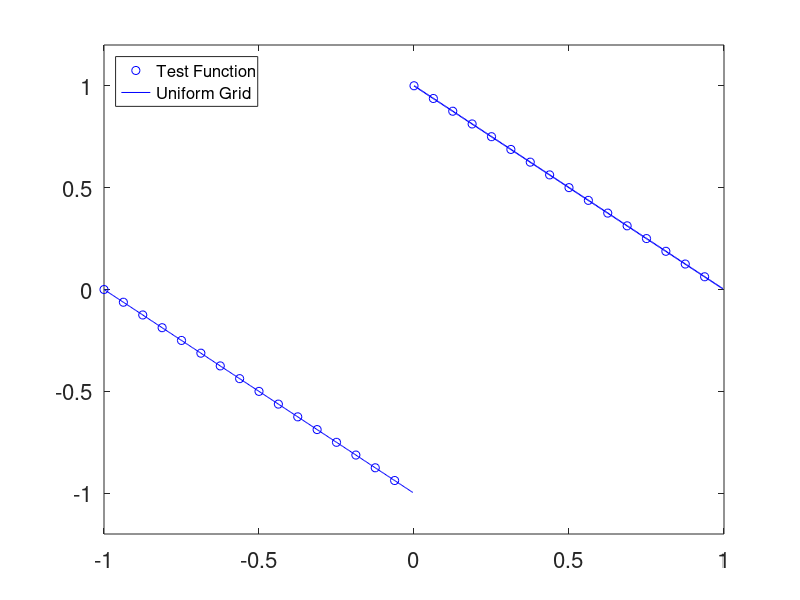
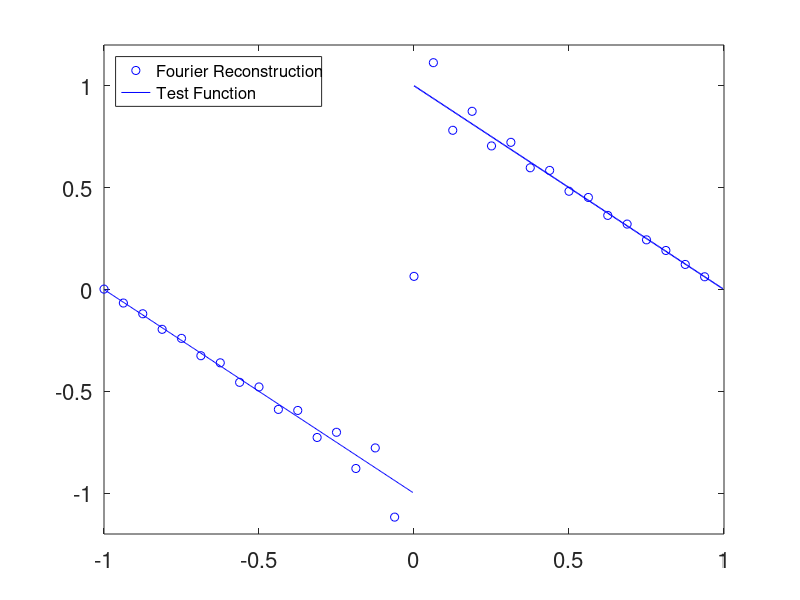
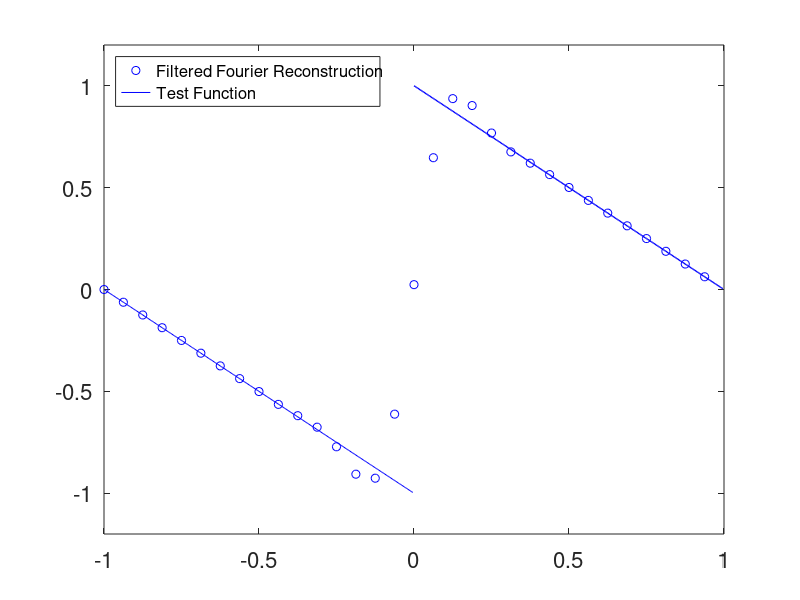

These figures' MATLAB source, in order:
clear all; 
close all; 
clc;


n = 32;
mres = 16;          % Number of sub-sampling total = n*mres


 
%% Creates Uniform Grid for Reconstruction
k = -n/2:n/2; k=k';
j=0:n-1;
x=-1+j/(n/2);
fx=zeros(n,1); 



for j=1:n
    if x(j)<0
        fx(j)=-x(j)-1;
    else if x(j)>=0
            fx(j)=-x(j)+1;
        end
    end
end



f_hat=zeros(n+1,1);

%Define Partition
j=0:mres*n-1;
quadx=-1+j/(mres*n/2);
f_quadx=zeros(mres*n,1);   
h=quadx(2)-quadx(1);    %delta x
for j=1:mres*n
    if quadx(j)<0
        f_quadx(j)=-quadx(j)-1;
    else if quadx(j)>=0
            f_quadx(j)=-quadx(j)+1;
        end
    end
end

for i=1:n+1
    f_hat(i)=0;
    for j=1:mres*n
        f_hat(i)=f_hat(i)+f_quadx(j)*exp(-1i*k(i)*pi*quadx(j))*h;
    end
end
f_hat=.5*f_hat;

S_n=zeros(n,n+1);
for i=1:n
    for j=1:n+1
        S_n(i,j)=exp(1i*k(j)*pi*x(i));
    end
end


alpha=32;
p=4;
G=zeros(n,n+1);
for i=1:n+1
    for j=1:n
        G(j,i)= exp(-alpha*(abs(k(i)/(n/2))).^p);
    end
end
F=G.*S_n;
f_filter=F*f_hat;
f_rec=S_n*f_hat;


h = figure; 
plot(x,fx,'ob',quadx(find(quadx<0)),f_quadx(find(quadx<0)),'b',quadx(find(quadx>=0)),f_quadx(find(quadx>=0)),'b','LineWidth',1,'MarkerSize',5)
set(gca,'FontSize',16)
axis([-1 1 -1.2 1.2])
h_legend = legend('Test Function','Uniform Grid');
set(h_legend,'FontSize',12,'Location','NorthWest')


h = figure; 
plot(x,real(f_rec),'ob',quadx(find(quadx<0)),f_quadx(find(quadx<0)),'b',quadx(find(quadx>=0)),f_quadx(find(quadx>=0)),'b','LineWidth',1,'MarkerSize',5)
set(gca,'FontSize',16)
axis([-1 1 -1.2 1.2])
h_legend = legend('Fourier Reconstruction','Test Function');
set(h_legend,'FontSize',12,'Location','NorthWest')


h = figure; 
plot(x,real(f_filter),'ob',quadx(find(quadx<0)),f_quadx(find(quadx<0)),'b',quadx(find(quadx>=0)),f_quadx(find(quadx>=0)),'b','LineWidth',1,'MarkerSize',5)
set(gca,'FontSize',16)
axis([-1 1 -1.2 1.2])
h_legend = legend('Filtered Fourier Reconstruction','Test Function');
set(h_legend,'FontSize',12,'Location','NorthWest')




